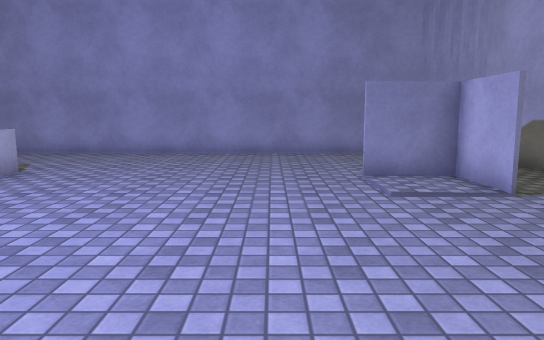
view 1 (above)

14 first-person views from a walk through a 3-D level made in the Unity game engine. The camera is 1.3 m above the floor, tilts 8° down and sees 70° across. The floor is counted in squares, 1 m on a side. Each view is taken from the middle of a square. On the plan, view 1 faces up. The plan holds only what a view shows up to about 16 squares ahead; the rest is blank. The place goes on beyond the plan. The player character is not drawn. Surface patterns are stand-ins for the level's own textures.

view 2
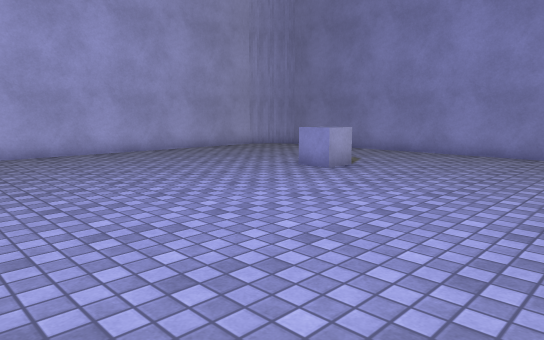

view 3
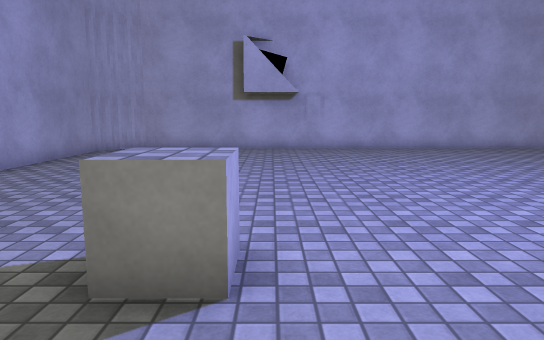

view 4
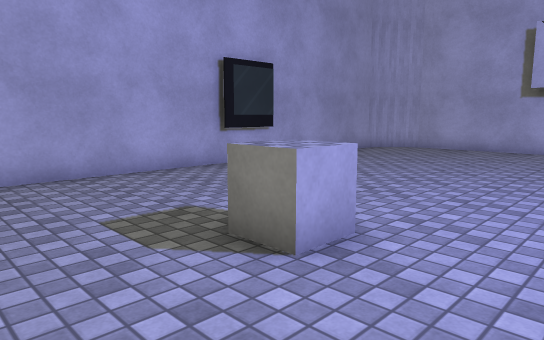

view 5
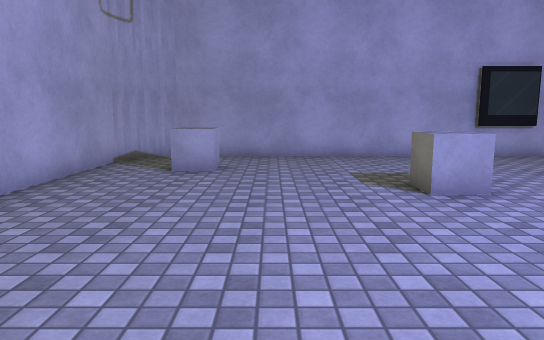

view 6
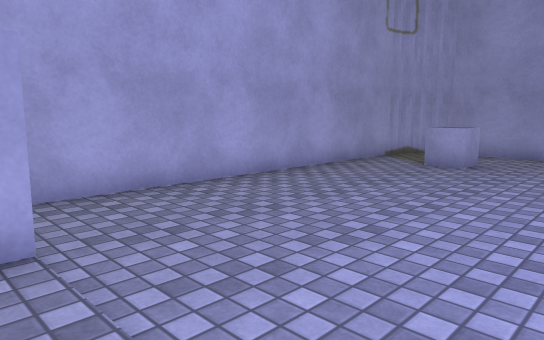

view 7
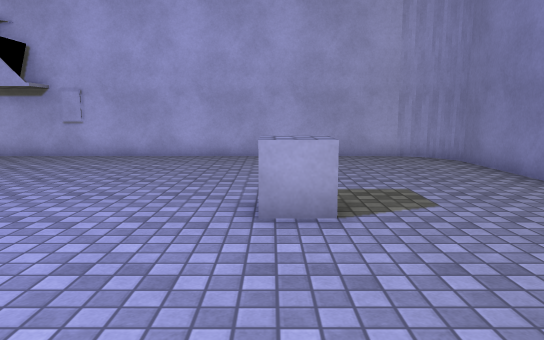

view 8
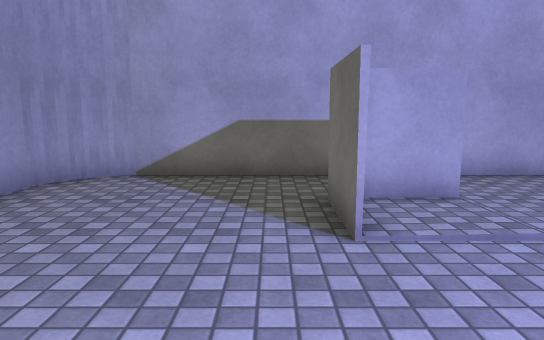

view 9
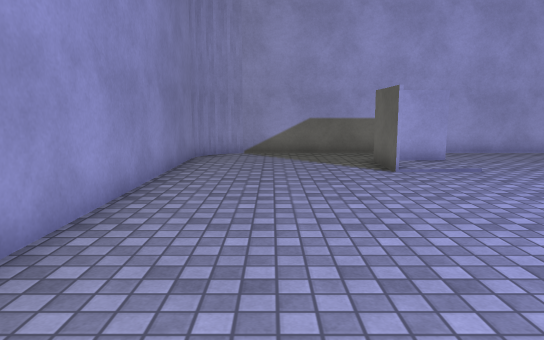

view 10
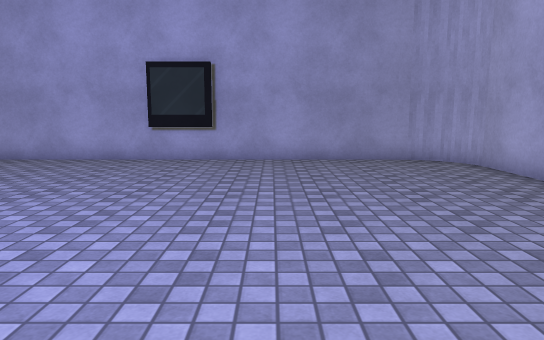

view 11
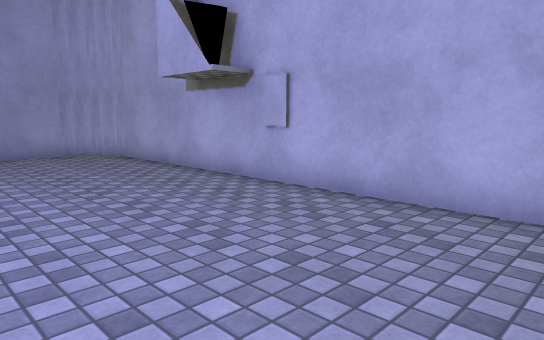

view 12
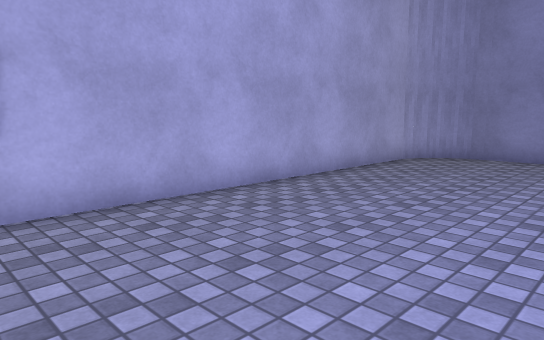

view 13
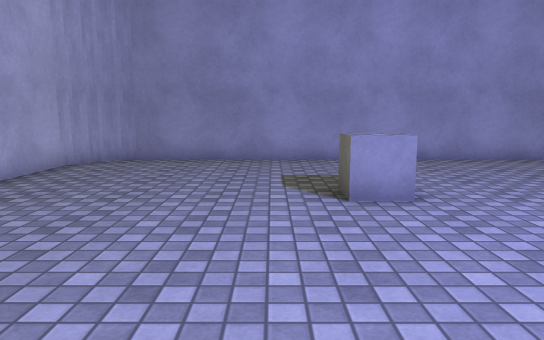

view 14
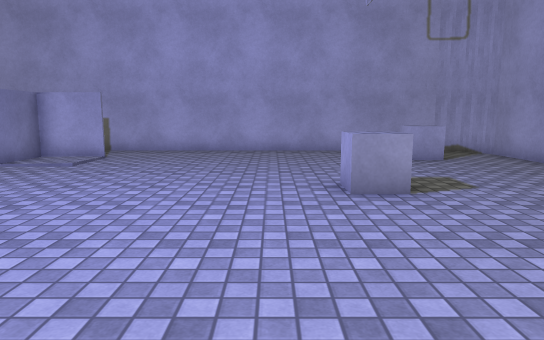

### Floor plan
Points are (right, up) in squares from view 1. A wall is a line through its corners. A room is listed if a view was taken in it or the views show most of it. See-through windows are left out.
Room 1 (views 1, 2, 3, 4, 5, 6, 7, 8, 9, 10, 11, 12, 13, 14)
walls: (3.8, 6) (3.8, 8.1) (1.9, 8.1) (4, 8.1); (-6.4, -6.2) (-4.4, -6.2); (-13.3, 12.5) (-13.5, 11.9) (-13.5, -5) (-13.3, -5.6); (-12.5, 13.3) (-12.9, 13); (6.5, 11.9) (6.3, 12.5) (5.9, 13) (5.4, 13.3); (5.1, 13.5) (-12.1, 13.5); (-13.5, -5.2) (-13.1, -5.8); (-12.1, -6.5) (4.9, -6.5) (5.5, -6.3) (6, -6); (6, 12.9) (5.6, 13.2); (6.3, -5.5) (6.5, -5) (6.5, 12.1)
objects: other object (-7, 8) to (-6, 9); other object (-1, -1) to (-1, 0); other object (3, -4) to (4, -3)

Where each view was taken, in squares from view 1:
view 1: 0 up, 0 right, facing up
view 2: 0 up, 0 right, facing up-left
view 3: 0 up, 2 right, facing left
view 4: 2 up, 2 right, facing down-left
view 5: 6 up, 2 right, facing down
view 6: 7 up, 0 right, facing down-right
view 7: 8 up, 1 left, facing left
view 8: 9 up, 2 left, facing right
view 9: 11 up, 7 left, facing right
view 10: 5 up, 8 left, facing down
view 11: 7 up, 8 left, facing down-left
view 12: 1 up, 8 left, facing up-left
view 13: 2 up, 8 left, facing up
view 14: 1 up, 8 left, facing right
